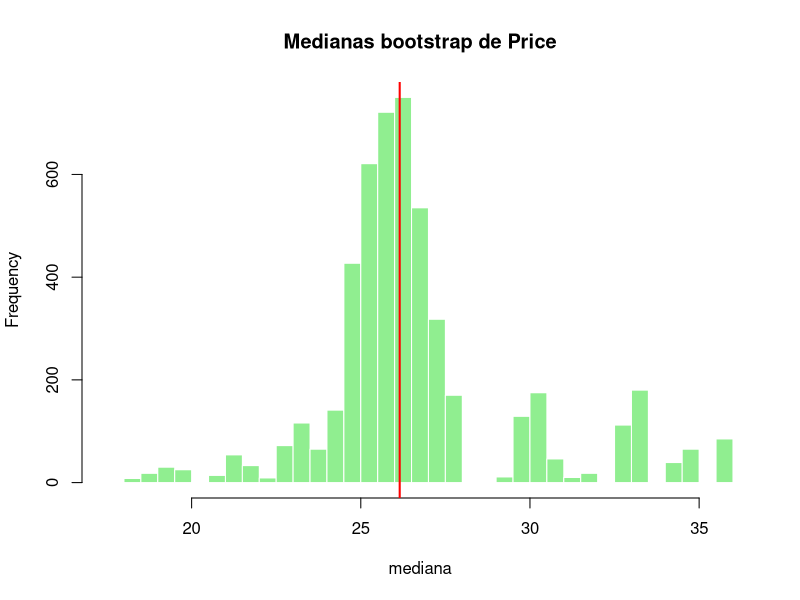
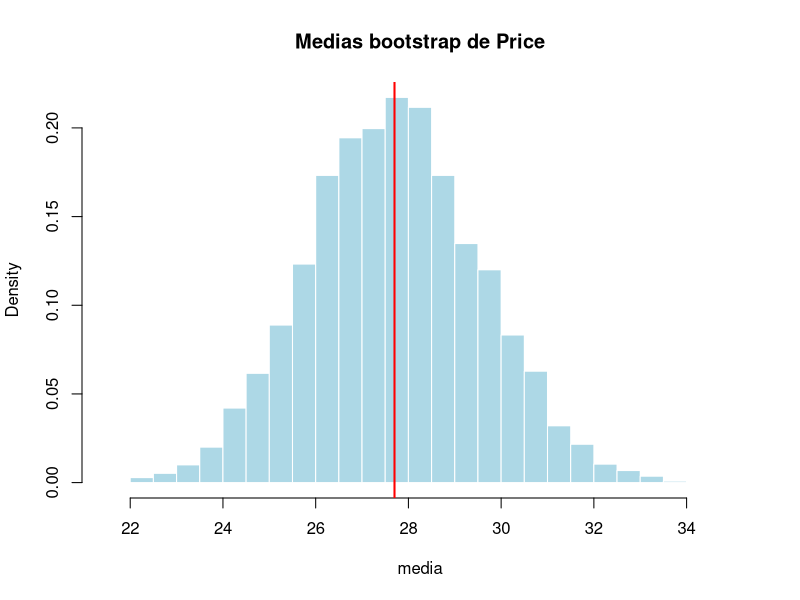

Source code (R) for these figures, in order:
# =============================================================================
# IECD - Práctica 4 (Bootstrap) - Ejercicio 7
# Bootstrap de la mediana (y de la media) de Price en MustangPrice
# =============================================================================

MustangPrice <- read.csv("MustangPrice.csv")    # o: library(Lock5Data); data("MustangPrice")
price <- MustangPrice$Price
n <- length(price)
B <- 5000

# a) medianas bootstrap
set.seed(7)
medianas_boot <- replicate(B, median(sample(price, size = n, replace = TRUE)))

# b) histograma
hist(medianas_boot, breaks = 60, col = "lightgreen", border = "white",
     main = "Medianas bootstrap de Price", xlab = "mediana")
abline(v = median(price), col = "red", lwd = 2)

# ¿Cuántos valores distintos toma la mediana bootstrap?
length(unique(medianas_boot))
sort(table(medianas_boot), decreasing = TRUE)[1:6] / B
sort(price)

# c) lo mismo con la media
medias_boot <- replicate(B, mean(sample(price, size = n, replace = TRUE)))
hist(medias_boot, breaks = 40, freq = FALSE, col = "lightblue", border = "white",
     main = "Medias bootstrap de Price", xlab = "media")
abline(v = mean(price), col = "red", lwd = 2)
length(unique(medias_boot))

# Intervalos de nivel 0.95 para la media con ambos métodos
mean(price) + c(-1, 1) * qnorm(0.975) * sd(medias_boot)   # normal
quantile(medias_boot, c(0.025, 0.975))                    # percentil
